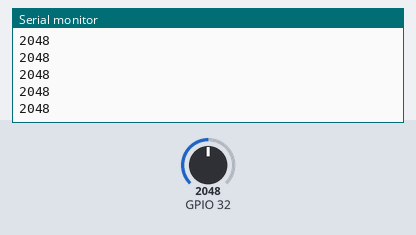
Simulated run of this sketch. Board: ESP32. Shown: the last lines printed to the serial monitor. The test bench sets the inputs (shaded band); at power-on: GPIO 32 = 2048.

Above: at 1.2 s.
1.3 s: GPIO 32 set to 2866
At 2.4 s:
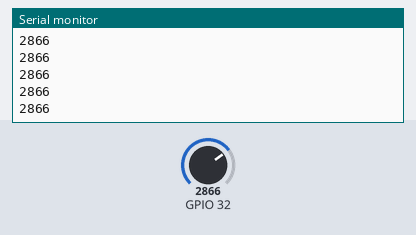
2.8 s: GPIO 32 set to 3603
At 3.6 s:
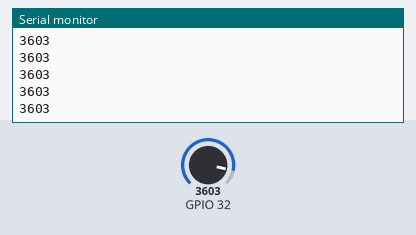
Timing chart, 0 to 5.8 s (numbered marks = the images above; inputs shaded):
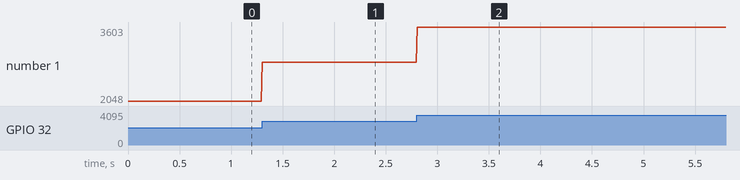

The sketch:

M1P1.ino
```cpp
void setup() {
  // put your setup code here, to run once:
  Serial.begin(115200);
}

void loop() {
  // put your main code here, to run repeatedly:
 int a=analogRead(32);
 Serial.println (a);
 delay(10);
}
```

Measured:
- after the input at 1.3 s, the serial monitor: prints a new line at once (image 1)
- after the input at 2.8 s, the serial monitor: prints a new line at once (image 2)
- plotted number 1: 2048 → 2866 after the input at 1.3 s, 2866 → 3603 after the input at 2.8 s
